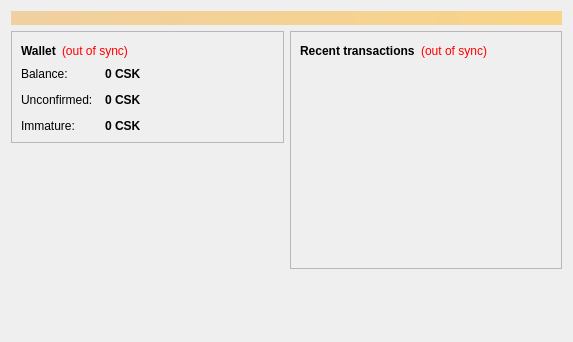
<?xml version="1.0" encoding="UTF-8"?>
<ui version="4.0">
 <class>OverviewPage</class>
 <widget class="QWidget" name="OverviewPage">
  <property name="geometry">
   <rect>
    <x>0</x>
    <y>0</y>
    <width>573</width>
    <height>342</height>
   </rect>
  </property>
  <property name="windowTitle">
   <string>Form</string>
  </property>
  <layout class="QVBoxLayout" name="topLayout">
   <item>
    <widget class="QLabel" name="labelAlerts">
     <property name="visible">
      <bool>false</bool>
     </property>
     <property name="styleSheet">
      <string notr="true">background-color: qlineargradient(x1: 0, y1: 0, x2: 1, y2: 0, stop:0 #F0D0A0, stop:1 #F8D488); color:#000000;</string>
     </property>
     <property name="wordWrap">
      <bool>true</bool>
     </property>
     <property name="margin">
      <number>3</number>
     </property>
    </widget>
   </item>
   <item>
    <layout class="QHBoxLayout" name="horizontalLayout" stretch="1,1">
     <item>
      <layout class="QVBoxLayout" name="verticalLayout_2">
       <item>
        <widget class="QFrame" name="frame">
         <property name="frameShape">
          <enum>QFrame::StyledPanel</enum>
         </property>
         <property name="frameShadow">
          <enum>QFrame::Raised</enum>
         </property>
         <layout class="QVBoxLayout" name="verticalLayout_4">
          <item>
           <layout class="QHBoxLayout" name="horizontalLayout_4">
            <item>
             <widget class="QLabel" name="label_5">
              <property name="font">
               <font>
                <weight>75</weight>
                <bold>true</bold>
               </font>
              </property>
              <property name="text">
               <string>Wallet</string>
              </property>
             </widget>
            </item>
            <item>
             <widget class="QLabel" name="labelWalletStatus">
              <property name="toolTip">
               <string>The displayed information may be out of date. Your wallet automatically synchronizes with the Koruna network after a connection is established, but this process has not completed yet.</string>
              </property>
              <property name="styleSheet">
               <string notr="true">QLabel { color: red; }</string>
              </property>
              <property name="text">
               <string notr="true">(out of sync)</string>
              </property>
              <property name="alignment">
               <set>Qt::AlignLeading|Qt::AlignLeft|Qt::AlignVCenter</set>
              </property>
             </widget>
            </item>
            <item>
             <spacer name="horizontalSpacer_2">
              <property name="orientation">
               <enum>Qt::Horizontal</enum>
              </property>
              <property name="sizeHint" stdset="0">
               <size>
                <width>40</width>
                <height>20</height>
               </size>
              </property>
             </spacer>
            </item>
           </layout>
          </item>
          <item>
           <layout class="QFormLayout" name="formLayout_2">
            <property name="fieldGrowthPolicy">
             <enum>QFormLayout::AllNonFixedFieldsGrow</enum>
            </property>
            <property name="horizontalSpacing">
             <number>12</number>
            </property>
            <property name="verticalSpacing">
             <number>12</number>
            </property>
            <item row="0" column="0">
             <widget class="QLabel" name="label">
              <property name="text">
               <string>Balance:</string>
              </property>
             </widget>
            </item>
            <item row="0" column="1">
             <widget class="QLabel" name="labelBalance">
              <property name="font">
               <font>
                <weight>75</weight>
                <bold>true</bold>
               </font>
              </property>
              <property name="cursor">
               <cursorShape>IBeamCursor</cursorShape>
              </property>
              <property name="toolTip">
               <string>Your current balance</string>
              </property>
              <property name="text">
               <string notr="true">0 CSK</string>
              </property>
              <property name="textInteractionFlags">
               <set>Qt::LinksAccessibleByMouse|Qt::TextSelectableByKeyboard|Qt::TextSelectableByMouse</set>
              </property>
             </widget>
            </item>
            <item row="1" column="0">
             <widget class="QLabel" name="label_3">
              <property name="text">
               <string>Unconfirmed:</string>
              </property>
             </widget>
            </item>
            <item row="1" column="1">
             <widget class="QLabel" name="labelUnconfirmed">
              <property name="font">
               <font>
                <weight>75</weight>
                <bold>true</bold>
               </font>
              </property>
              <property name="cursor">
               <cursorShape>IBeamCursor</cursorShape>
              </property>
              <property name="toolTip">
               <string>Total of transactions that have yet to be confirmed, and do not yet count toward the current balance</string>
              </property>
              <property name="text">
               <string notr="true">0 CSK</string>
              </property>
              <property name="textInteractionFlags">
               <set>Qt::LinksAccessibleByMouse|Qt::TextSelectableByKeyboard|Qt::TextSelectableByMouse</set>
              </property>
             </widget>
            </item>
            <item row="2" column="0">
             <widget class="QLabel" name="labelImmatureText">
              <property name="text">
               <string>Immature:</string>
              </property>
             </widget>
            </item>
            <item row="2" column="1">
             <widget class="QLabel" name="labelImmature">
              <property name="font">
               <font>
                <weight>75</weight>
                <bold>true</bold>
               </font>
              </property>
              <property name="toolTip">
               <string>Mined balance that has not yet matured</string>
              </property>
              <property name="text">
               <string notr="true">0 CSK</string>
              </property>
              <property name="textInteractionFlags">
               <set>Qt::LinksAccessibleByMouse|Qt::TextSelectableByKeyboard|Qt::TextSelectableByMouse</set>
              </property>
             </widget>
            </item>
           </layout>
          </item>
         </layout>
        </widget>
       </item>
       <item>
        <spacer name="verticalSpacer">
         <property name="orientation">
          <enum>Qt::Vertical</enum>
         </property>
         <property name="sizeHint" stdset="0">
          <size>
           <width>20</width>
           <height>40</height>
          </size>
         </property>
        </spacer>
       </item>
      </layout>
     </item>
     <item>
      <layout class="QVBoxLayout" name="verticalLayout_3">
       <item>
        <widget class="QFrame" name="frame_2">
         <property name="frameShape">
          <enum>QFrame::StyledPanel</enum>
         </property>
         <property name="frameShadow">
          <enum>QFrame::Raised</enum>
         </property>
         <layout class="QVBoxLayout" name="verticalLayout">
          <item>
           <layout class="QHBoxLayout" name="horizontalLayout_2">
            <item>
             <widget class="QLabel" name="label_4">
              <property name="text">
               <string>&lt;b&gt;Recent transactions&lt;/b&gt;</string>
              </property>
             </widget>
            </item>
            <item>
             <widget class="QLabel" name="labelTransactionsStatus">
              <property name="toolTip">
               <string>The displayed information may be out of date. Your wallet automatically synchronizes with the Koruna network after a connection is established, but this process has not completed yet.</string>
              </property>
              <property name="styleSheet">
               <string notr="true">QLabel { color: red; }</string>
              </property>
              <property name="text">
               <string notr="true">(out of sync)</string>
              </property>
              <property name="alignment">
               <set>Qt::AlignRight|Qt::AlignTrailing|Qt::AlignVCenter</set>
              </property>
             </widget>
            </item>
            <item>
             <spacer name="horizontalSpacer">
              <property name="orientation">
               <enum>Qt::Horizontal</enum>
              </property>
              <property name="sizeHint" stdset="0">
               <size>
                <width>40</width>
                <height>20</height>
               </size>
              </property>
             </spacer>
            </item>
           </layout>
          </item>
          <item>
           <widget class="QListView" name="listTransactions">
            <property name="styleSheet">
             <string notr="true">QListView { background: transparent; }</string>
            </property>
            <property name="frameShape">
             <enum>QFrame::NoFrame</enum>
            </property>
            <property name="verticalScrollBarPolicy">
             <enum>Qt::ScrollBarAlwaysOff</enum>
            </property>
            <property name="horizontalScrollBarPolicy">
             <enum>Qt::ScrollBarAlwaysOff</enum>
            </property>
            <property name="selectionMode">
             <enum>QAbstractItemView::NoSelection</enum>
            </property>
           </widget>
          </item>
         </layout>
        </widget>
       </item>
       <item>
        <spacer name="verticalSpacer_2">
         <property name="orientation">
          <enum>Qt::Vertical</enum>
         </property>
         <property name="sizeHint" stdset="0">
          <size>
           <width>20</width>
           <height>40</height>
          </size>
         </property>
        </spacer>
       </item>
      </layout>
     </item>
    </layout>
   </item>
  </layout>
 </widget>
 <resources/>
 <connections/>
</ui>
